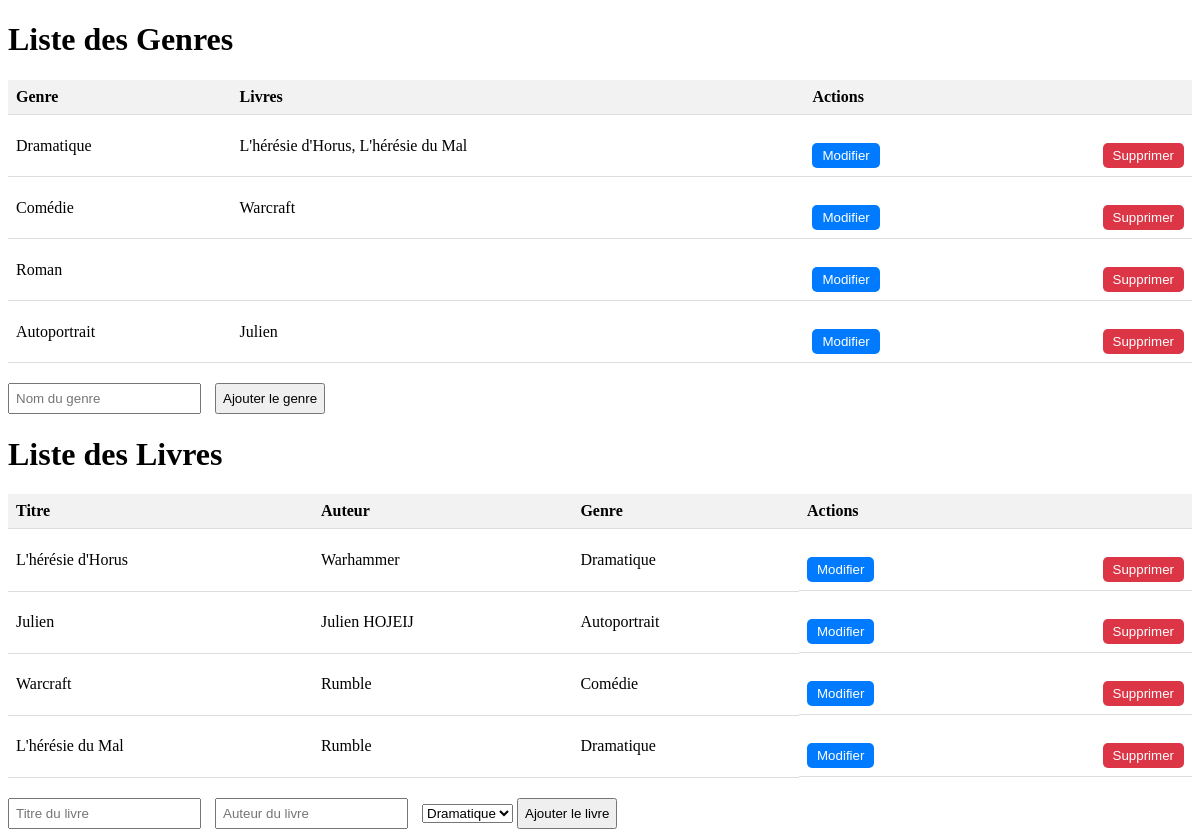
The page / on the database its author committed.
### livre.py (models this page shows)
class Genre(db.Model):
    __tablename__ = 'genre'
    id = db.Column(db.Integer, primary_key=True)
    nom = db.Column(db.String(50))
    livres = db.relationship('Livre', secondary=livre_genre, back_populates='genres')

class Livre(db.Model):
    __tablename__ = 'livre'
    id = db.Column(db.Integer, primary_key=True)
    titre = db.Column(db.String(50))
    auteur = db.Column(db.String(100))
    genres = db.relationship('Genre', secondary=livre_genre, back_populates='livres')

### app.py (the view)
@app.route('/')
def affichage_livres():
    livres = Livre.query.all()
    genres = Genre.query.all()
    return render_template('affichage_livres.html', livres=livres, genres=genres)

### templates/affichage_livres.html (shortened to what this page needs)
<!DOCTYPE html>
<html lang="fr">
<head>
</head>
<body>
<h1>Liste des Genres</h1>
<table>
    <thead>
        <tr>
            <th>Genre</th>
            <th>Livres</th>
            <th>Actions</th>
        </tr>
    </thead>
    <tbody>
        {% for genre in genres %}
        <tr>
            <td>{{ genre.nom }}</td>
            <td>
                {% for livre in genre.livres %}
                    {{ livre.titre }}{% if not loop.last %}, {% endif %}
                {% endfor %}
            </td>
            <td class="actions">
                <form id="form_genre{{ genre.id }}" action="/modifier_genre/{{ genre.id }}" method="POST">
                    <button type="button" class="btn-modifier" onclick="toggleFields('form_genre{{ genre.id }}')">Modifier</button>
                </form>
                <form action="/supprimer_genre/{{ genre.id }}" method="POST">
                    <button type="submit" class="btn-supprimer">Supprimer</button>
                </form>
            </td>
        </tr>
        {% endfor %}
    </tbody>
</table>
<form action="/ajouter_genre" method="POST">
    <input type="text" name="nom" placeholder="Nom du genre">
    <input type="submit" value="Ajouter le genre">
</form>
<h1>Liste des Livres</h1>
<table>
    <thead>
        <tr>
            <th>Titre</th>
            <th>Auteur</th>
            <th>Genre</th>
            <th>Actions</th>
        </tr>
    </thead>
    <tbody>
        {% for livre in livres %}
        <tr>
            <td>{{ livre.titre }}</td>
            <td>{{ livre.auteur }}</td>
            <td>
                {% for genre in livre.genres %}
                    {{ genre.nom }}
                {% endfor %}
            </td>
            <td class="actions">
                <form id="form_livre{{ livre.id }}" action="/modifier/{{ livre.id }}" method="POST">
                    <button type="button" class="btn-modifier" onclick="toggleFields('form_livre{{ livre.id }}')">Modifier</button>
                </form>
                <form action="/supprimer/{{ livre.id }}" method="POST">
                    <button type="submit" class="btn-supprimer">Supprimer</button>
                </form>
            </td>
        </tr>
        {% endfor %}
    </tbody>
</table>
<form action="/ajouter" method="POST">
    <input type="text" name="titre" placeholder="Titre du livre">
    <input type="text" name="auteur" placeholder="Auteur du livre">
    <select name="genre_id">
        {% for genre in genres %}
            <option value="{{ genre.id }}">{{ genre.nom }}</option>
        {% endfor %}
    </select>
    <input type="submit" value="Ajouter le livre">
</form>
</body>
</html>

### templates/affichage_livres.html (style rules this page uses)
table { width: 100%; border-collapse: collapse; }
th, td { padding: 8px; text-align: left; border-bottom: 1px solid #ddd; }
th { background-color: #f2f2f2; }
form { margin-top: 20px; }
input[type="text"], input[type="submit"] { padding: 6px; margin-right: 10px; }
.btn-modifier, .btn-supprimer, .btn-sauvegarder, .btn-annuler { padding: 5px 10px; background-color: #007bff; color: #fff; border: none; border-radius: 5px; cursor: pointer; }
.btn-supprimer { background-color: #dc3545; }
.actions { display: flex; justify-content: space-between; }

### rows shown on the page
Genre: nom "Dramatique"
Livre: titre "L'hérésie d'Horus", auteur "Warhammer"
Livre: titre "L'hérésie du Mal", auteur "Rumble"
Genre: nom "Comédie"
Livre: titre "Warcraft", auteur "Rumble"
Genre: nom "Roman"
Genre: nom "Autoportrait"
Livre: titre "Julien", auteur "Julien HOJEIJ"

### other values the page prints
form field genre_id "Dramatique"
